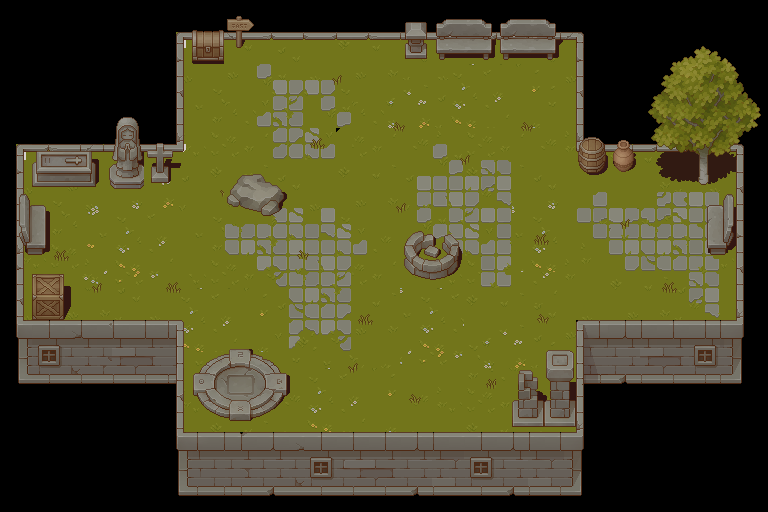

Tiled map render using the project's own tile images. Description and the map definition, with tile-layer contents summarised, below:
An orthogonal 48x32 tile map with 16x16 px tiles, 4 tile layers (floor, shadow, wall, props), 6 tilesets and 27 objects.

<map version="1.10" tiledversion="1.12.1" orientation="orthogonal" renderorder="right-down" width="48" height="32" tilewidth="16" tileheight="16" infinite="0" nextlayerid="12" nextobjectid="94">
 <tileset firstgid="1" source="TX Props.tsx" />
 <tileset firstgid="1025" source="TX Shadow.tsx" />
 <tileset firstgid="2049" source="TX Plant.tsx" />
 <tileset firstgid="3073" source="TX Shadow Plant.tsx" />
 <tileset firstgid="4097" source="TX Tileset Wall.tsx" />
 <tileset firstgid="4515" source="TX Tileset Grass.tsx" />
 <objectgroup id="11" name="collision">
  <object id="52" x="176" y="33" width="406" height="8" />
  <object id="55" x="573" y="35" width="8" height="117" />
  <object id="56" x="577" y="144" width="164" height="9" />
  <object id="57" x="735" y="144" width="7" height="236" />
  <object id="58" x="578" y="321" width="166" height="61" />
  <object id="59" x="577" y="320" width="6" height="173" />
  <object id="60" x="176" y="431" width="406" height="64" />
  <object id="61" x="175" y="321" width="9" height="109" />
  <object id="62" x="18" y="320" width="164" height="62" />
  <object id="63" x="16" y="150" width="7" height="178" />
  <object id="64" x="17" y="145" width="169" height="8" />
  <object id="65" x="173" y="32" width="13" height="121" />
  <object id="68" x="150" y="160" width="19" height="24" />
  <object id="69" x="105" y="160" width="41" height="29" />
  <object id="70" x="33" y="153" width="62" height="35" />
  <object id="71" x="18" y="196" width="29" height="61" />
  <object id="72" x="30" y="289" width="33" height="29" />
  <object id="73" x="230" y="184" width="53" height="30" />
  <object id="75" x="406" y="241" width="52" height="36" />
  <object id="84" x="579" y="143" width="58" height="28" />
  <object id="85" x="437" y="34" width="119" height="23" />
  <object id="87" x="401" y="40" width="26" height="18" />
  <object id="89" x="195" y="39" width="28" height="19" />
  <object id="90" x="236" y="39" width="6" height="6" />
  <object id="91" x="510" y="396" width="65" height="27" />
  <object id="92" x="706" y="205" width="20" height="49" />
  <object id="93" x="699" y="170" width="9" height="16" />
 </objectgroup>
 <layer id="3" name="floor" width="48" height="32">
  <data>[1536 cells, 845 non-empty, 193 distinct tile ids]</data>
 </layer>
 <layer id="8" name="shadow" width="48" height="32">
  <data>[1536 cells, 196 non-empty, 184 distinct tile ids]</data>
 </layer>
 <layer id="1" name="wall" width="48" height="32">
  <data>[1536 cells, 278 non-empty, 116 distinct tile ids]</data>
 </layer>
 <layer id="6" name="props" width="48" height="32">
  <data>[1536 cells, 350 non-empty, 278 distinct tile ids]</data>
 </layer>
</map>
